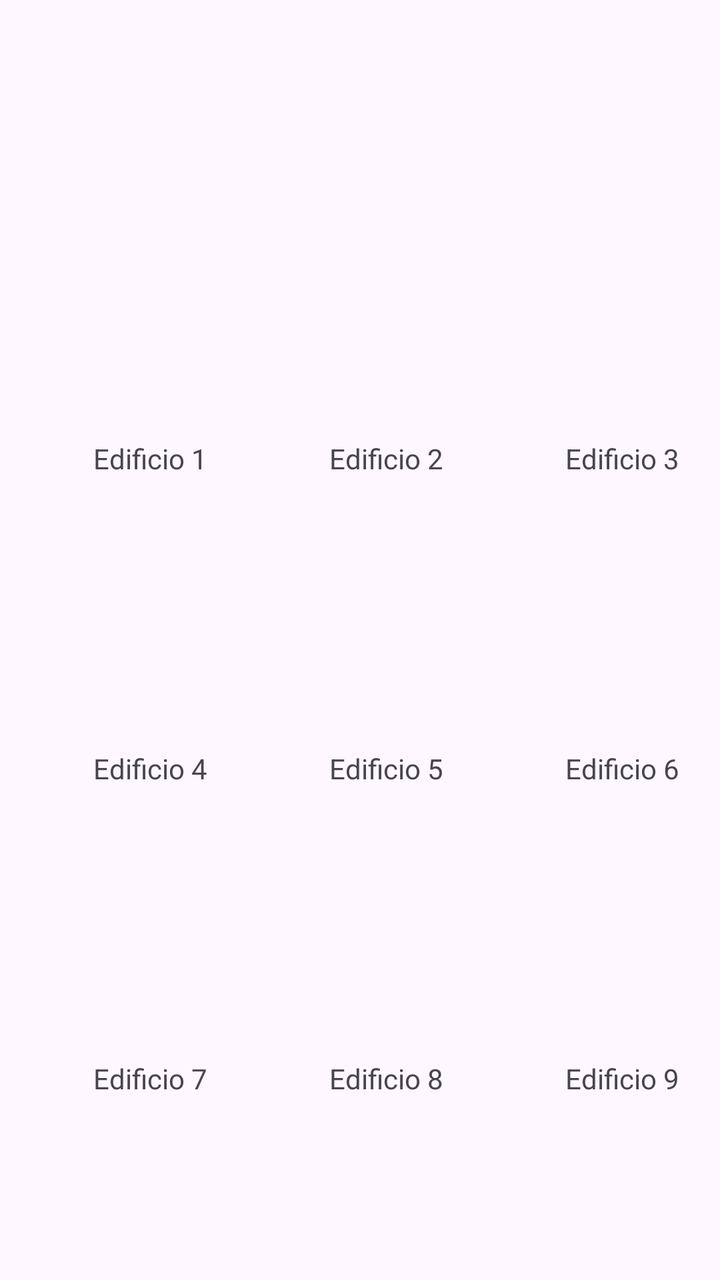
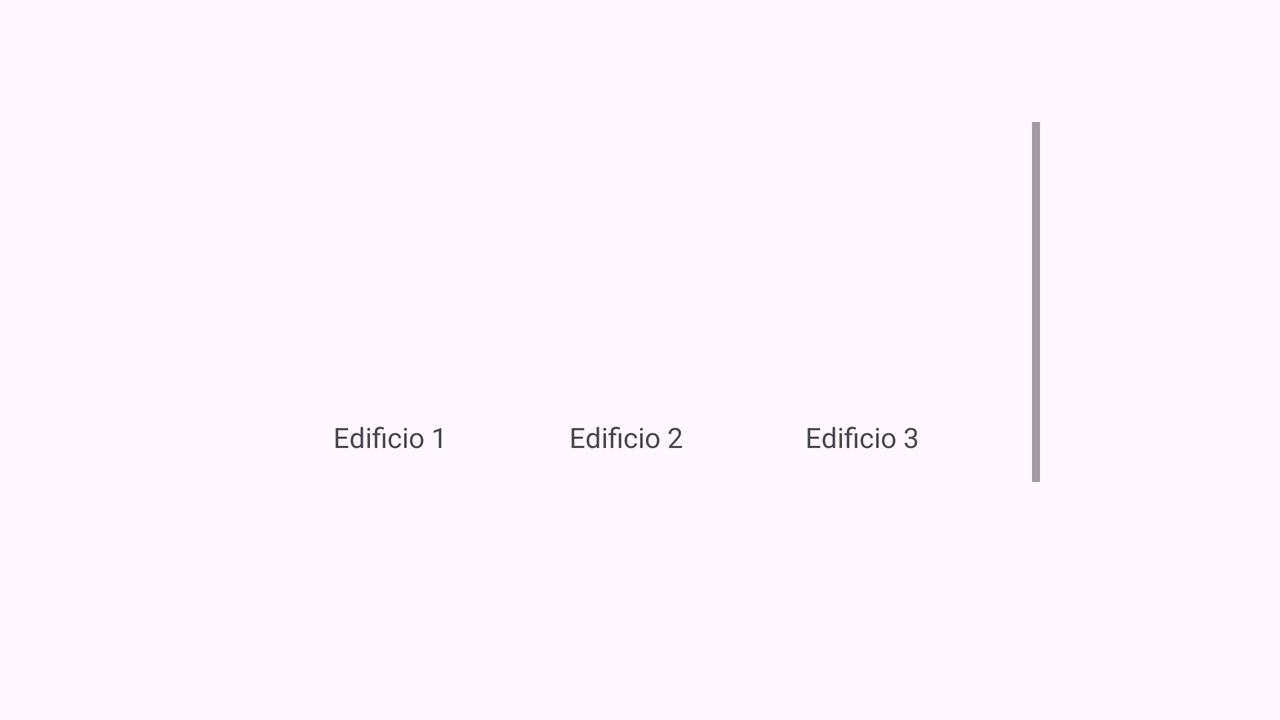

An Android layout and its configuration variant, each rendered on a device that would load it. The default file and the variant file are quoted in full after the pictures.
<!-- AndroidManifest.xml: application theme Theme.UTShop -->
<!-- res/layout/fragment_gallery.xml -->
<?xml version="1.0" encoding="utf-8"?>
<androidx.constraintlayout.widget.ConstraintLayout xmlns:android="http://schemas.android.com/apk/res/android"
    xmlns:app="http://schemas.android.com/apk/res-auto"
    xmlns:tools="http://schemas.android.com/tools"
    android:layout_width="match_parent"
    android:layout_height="match_parent"
    tools:context=".ui.gallery.GalleryFragment">


    <TextView
        android:id="@+id/textGallery"
        android:layout_width="match_parent"
        android:layout_height="wrap_content"
        android:layout_marginStart="8dp"
        android:layout_marginTop="8dp"
        android:layout_marginEnd="8dp"
        android:textAlignment="center"
        android:textSize="20sp"
        app:layout_constraintBottom_toBottomOf="parent"
        app:layout_constraintEnd_toEndOf="parent"
        app:layout_constraintHorizontal_bias="0.0"
        app:layout_constraintStart_toStartOf="parent"
        app:layout_constraintTop_toTopOf="parent"
        app:layout_constraintVertical_bias="0.08" />

    <GridLayout
        android:layout_width="match_parent"
        android:layout_height="wrap_content"
        android:columnCount="3"
        android:padding="16dp"
        android:rowCount="3"
        app:layout_constraintBottom_toBottomOf="parent"
        app:layout_constraintTop_toTopOf="parent"
        tools:layout_editor_absoluteX="0dp">

        
        <androidx.constraintlayout.widget.ConstraintLayout
            android:layout_width="110dp"
            android:layout_height="wrap_content"
            android:layout_margin="4dp"
            android:layout_weight="1">

            <ImageButton
                android:id="@+id/imageButtonBuilding1"
                android:layout_width="match_parent"
                android:layout_height="120dp"
                android:layout_marginBottom="8dp"
                android:background="@null"
                android:contentDescription="@string/desc_building1"
                android:scaleType="centerCrop"
                android:src="@drawable/colegio"
                app:layout_constraintBottom_toTopOf="@+id/textViewBuilding1"
                app:layout_constraintTop_toTopOf="parent" />


            <TextView
                android:id="@+id/textViewBuilding1"
                android:layout_width="match_parent"
                android:layout_height="wrap_content"
                android:text="Edificio 1"
                android:textAlignment="center"
                app:layout_constraintBottom_toBottomOf="parent"
                app:layout_constraintStart_toStartOf="parent"
                app:layout_constraintTop_toBottomOf="@+id/imageButtonBuilding1" />

        </androidx.constraintlayout.widget.ConstraintLayout>
        
        <androidx.constraintlayout.widget.ConstraintLayout
            android:layout_width="110dp"
            android:layout_height="wrap_content"
            android:layout_margin="4dp"
            android:layout_weight="1">

            <ImageButton
                android:id="@+id/imageButtonBuilding2"
                android:layout_width="match_parent"
                android:layout_height="120dp"
                android:layout_marginBottom="8dp"
                android:background="@null"
                android:contentDescription="@string/desc_building1"
                android:scaleType="centerCrop"
                android:src="@drawable/colegio"
                app:layout_constraintBottom_toTopOf="@+id/textViewBuilding2"
                app:layout_constraintTop_toTopOf="parent" />


            <TextView
                android:id="@+id/textViewBuilding2"
                android:layout_width="match_parent"
                android:layout_height="wrap_content"
                android:text="Edificio 2"
                android:textAlignment="center"
                app:layout_constraintBottom_toBottomOf="parent"
                app:layout_constraintStart_toStartOf="parent"
                app:layout_constraintTop_toBottomOf="@+id/imageButtonBuilding2" />

        </androidx.constraintlayout.widget.ConstraintLayout>
        
        <androidx.constraintlayout.widget.ConstraintLayout
            android:layout_width="110dp"
            android:layout_height="wrap_content"
            android:layout_margin="4dp"
            android:layout_weight="1">

            <ImageButton
                android:id="@+id/imageButtonBuilding3"
                android:layout_width="match_parent"
                android:layout_height="120dp"
                android:layout_marginBottom="8dp"
                android:background="@null"
                android:contentDescription="@string/desc_building1"
                android:scaleType="centerCrop"
                android:src="@drawable/colegio"
                app:layout_constraintBottom_toTopOf="@+id/textViewBuilding3"
                app:layout_constraintTop_toTopOf="parent" />


            <TextView
                android:id="@+id/textViewBuilding3"
                android:layout_width="match_parent"
                android:layout_height="wrap_content"
                android:text="Edificio 3"
                android:textAlignment="center"
                app:layout_constraintBottom_toBottomOf="parent"
                app:layout_constraintStart_toStartOf="parent"
                app:layout_constraintTop_toBottomOf="@+id/imageButtonBuilding3" />

        </androidx.constraintlayout.widget.ConstraintLayout>
        
        <androidx.constraintlayout.widget.ConstraintLayout
            android:layout_width="110dp"
            android:layout_height="wrap_content"
            android:layout_margin="4dp"
            android:layout_weight="1">

            <ImageButton
                android:id="@+id/imageButtonBuilding4"
                android:layout_width="match_parent"
                android:layout_height="120dp"
                android:layout_marginBottom="8dp"
                android:background="@null"
                android:contentDescription="@string/desc_building1"
                android:scaleType="centerCrop"
                android:src="@drawable/colegio"
                app:layout_constraintBottom_toTopOf="@+id/textViewBuilding4"
                app:layout_constraintTop_toTopOf="parent" />


            <TextView
                android:id="@+id/textViewBuilding4"
                android:layout_width="match_parent"
                android:layout_height="wrap_content"
                android:text="Edificio 4"
                android:textAlignment="center"
                app:layout_constraintBottom_toBottomOf="parent"
                app:layout_constraintStart_toStartOf="parent"
                app:layout_constraintTop_toBottomOf="@+id/imageButtonBuilding4" />

        </androidx.constraintlayout.widget.ConstraintLayout>
        
        <androidx.constraintlayout.widget.ConstraintLayout
            android:layout_width="110dp"
            android:layout_height="wrap_content"
            android:layout_margin="4dp"
            android:layout_weight="1">

            <ImageButton
                android:id="@+id/imageButtonBuilding5"
                android:layout_width="match_parent"
                android:layout_height="120dp"
                android:layout_marginBottom="8dp"
                android:background="@null"
                android:contentDescription="@string/desc_building1"
                android:scaleType="centerCrop"
                android:src="@drawable/colegio"
                app:layout_constraintBottom_toTopOf="@+id/textViewBuilding5"
                app:layout_constraintTop_toTopOf="parent" />


            <TextView
                android:id="@+id/textViewBuilding5"
                android:layout_width="match_parent"
                android:layout_height="wrap_content"
                android:text="Edificio 5"
                android:textAlignment="center"
                app:layout_constraintBottom_toBottomOf="parent"
                app:layout_constraintStart_toStartOf="parent"
                app:layout_constraintTop_toBottomOf="@+id/imageButtonBuilding5" />

        </androidx.constraintlayout.widget.ConstraintLayout>
        
        <androidx.constraintlayout.widget.ConstraintLayout
            android:layout_width="110dp"
            android:layout_height="wrap_content"
            android:layout_margin="4dp"
            android:layout_weight="1">

            <ImageButton
                android:id="@+id/imageButtonBuilding6"
                android:layout_width="match_parent"
                android:layout_height="120dp"
                android:layout_marginBottom="8dp"
                android:background="@null"
                android:contentDescription="@string/desc_building1"
                android:scaleType="centerCrop"
                android:src="@drawable/colegio"
                app:layout_constraintBottom_toTopOf="@+id/textViewBuilding6"
                app:layout_constraintTop_toTopOf="parent" />


            <TextView
                android:id="@+id/textViewBuilding6"
                android:layout_width="match_parent"
                android:layout_height="wrap_content"
                android:text="Edificio 6"
                android:textAlignment="center"
                app:layout_constraintBottom_toBottomOf="parent"
                app:layout_constraintStart_toStartOf="parent"
                app:layout_constraintTop_toBottomOf="@+id/imageButtonBuilding6" />

        </androidx.constraintlayout.widget.ConstraintLayout>
        
        <androidx.constraintlayout.widget.ConstraintLayout
            android:layout_width="110dp"
            android:layout_height="wrap_content"
            android:layout_margin="4dp"
            android:layout_weight="1">

            <ImageButton
                android:id="@+id/imageButtonBuilding7"
                android:layout_width="match_parent"
                android:layout_height="120dp"
                android:layout_marginBottom="8dp"
                android:background="@null"
                android:contentDescription="@string/desc_building1"
                android:scaleType="centerCrop"
                android:src="@drawable/colegio"
                app:layout_constraintBottom_toTopOf="@+id/textViewBuilding7"
                app:layout_constraintTop_toTopOf="parent" />


            <TextView
                android:id="@+id/textViewBuilding7"
                android:layout_width="match_parent"
                android:layout_height="wrap_content"
                android:text="Edificio 7"
                android:textAlignment="center"
                app:layout_constraintBottom_toBottomOf="parent"
                app:layout_constraintStart_toStartOf="parent"
                app:layout_constraintTop_toBottomOf="@+id/imageButtonBuilding7" />

        </androidx.constraintlayout.widget.ConstraintLayout>
        
        <androidx.constraintlayout.widget.ConstraintLayout
            android:layout_width="110dp"
            android:layout_height="wrap_content"
            android:layout_margin="4dp"
            android:layout_weight="1">

            <ImageButton
                android:id="@+id/imageButtonBuilding8"
                android:layout_width="match_parent"
                android:layout_height="120dp"
                android:layout_marginBottom="8dp"
                android:background="@null"
                android:contentDescription="@string/desc_building1"
                android:scaleType="centerCrop"
                android:src="@drawable/colegio"
                app:layout_constraintBottom_toTopOf="@+id/textViewBuilding8"
                app:layout_constraintTop_toTopOf="parent" />


            <TextView
                android:id="@+id/textViewBuilding8"
                android:layout_width="match_parent"
                android:layout_height="wrap_content"
                android:text="Edificio 8"
                android:textAlignment="center"
                app:layout_constraintBottom_toBottomOf="parent"
                app:layout_constraintStart_toStartOf="parent"
                app:layout_constraintTop_toBottomOf="@+id/imageButtonBuilding8" />

        </androidx.constraintlayout.widget.ConstraintLayout>
        
        <androidx.constraintlayout.widget.ConstraintLayout
            android:layout_width="110dp"
            android:layout_height="wrap_content"
            android:layout_margin="4dp"
            android:layout_weight="1">

            <ImageButton
                android:id="@+id/imageButtonBuilding9"
                android:layout_width="match_parent"
                android:layout_height="120dp"
                android:layout_marginBottom="8dp"
                android:background="@null"
                android:contentDescription="@string/desc_building1"
                android:scaleType="centerCrop"
                android:src="@drawable/colegio"
                app:layout_constraintBottom_toTopOf="@+id/textViewBuilding9"
                app:layout_constraintTop_toTopOf="parent" />


            <TextView
                android:id="@+id/textViewBuilding9"
                android:layout_width="match_parent"
                android:layout_height="wrap_content"
                android:text="Edificio 9"
                android:textAlignment="center"
                app:layout_constraintBottom_toBottomOf="parent"
                app:layout_constraintStart_toStartOf="parent"
                app:layout_constraintTop_toBottomOf="@+id/imageButtonBuilding9" />

        </androidx.constraintlayout.widget.ConstraintLayout>

        

    </GridLayout>


</androidx.constraintlayout.widget.ConstraintLayout>
<!-- resources referenced by this layout -->
<resources>
  <string name="desc_building1">Edificio 1</string>
  <!-- from res/values-v23/ -->
  <style name="Theme.UTShop" parent="Base.Theme.UTShop">
          
          <item name="android:navigationBarColor">@android:color/transparent</item>
          <item name="android:statusBarColor">@android:color/transparent</item>
          <item name="android:windowLightStatusBar">?attr/isLightTheme</item>
      </style>
  <style name="Base.Theme.UTShop" parent="Theme.Material3.DayNight.NoActionBar">
          
          
      </style>
</resources>
<!-- res/layout-land/fragment_gallery.xml (the repository's variant of the layout above) -->
<!-- drawn on the phone turned sideways -->
<?xml version="1.0" encoding="utf-8"?>
<androidx.constraintlayout.widget.ConstraintLayout xmlns:android="http://schemas.android.com/apk/res/android"
    xmlns:app="http://schemas.android.com/apk/res-auto"
    xmlns:tools="http://schemas.android.com/tools"
    android:layout_width="match_parent"
    android:layout_height="match_parent"
    tools:context=".ui.gallery.GalleryFragment">


    <TextView
        android:id="@+id/textGallery"
        android:layout_width="match_parent"
        android:layout_height="wrap_content"
        android:layout_marginStart="8dp"
        android:layout_marginTop="8dp"
        android:layout_marginEnd="8dp"
        android:textAlignment="center"
        android:textSize="20sp"
        app:layout_constraintBottom_toBottomOf="parent"
        app:layout_constraintEnd_toEndOf="parent"
        app:layout_constraintHorizontal_bias="0.0"
        app:layout_constraintStart_toStartOf="parent"
        app:layout_constraintTop_toTopOf="parent"
        app:layout_constraintVertical_bias="0.08" />

    <ScrollView
        android:layout_width="400dp"
        android:layout_height="0dp"
        app:layout_constraintTop_toBottomOf="@id/textGallery"
        app:layout_constraintBottom_toBottomOf="parent"
        app:layout_constraintEnd_toEndOf="parent"
        app:layout_constraintStart_toStartOf="parent">

    <GridLayout
        android:id="@+id/gridLayout"
        android:layout_width="wrap_content"
        android:layout_height="wrap_content"
        android:columnCount="3"
        android:padding="16dp"
        android:rowCount="33"
        app:layout_constraintBottom_toBottomOf="parent"
        app:layout_constraintTop_toTopOf="parent"
        app:layout_constraintVertical_bias="1.0"
        tools:layout_editor_absoluteX="165dp"
        >

        
        <androidx.constraintlayout.widget.ConstraintLayout
            android:layout_width="110dp"
            android:layout_height="wrap_content"
            android:layout_margin="4dp"
            android:layout_weight="1">

            <ImageButton
                android:id="@+id/imageButtonBuilding1"
                android:layout_width="match_parent"
                android:layout_height="120dp"
                android:layout_marginBottom="8dp"
                android:background="@null"
                android:contentDescription="@string/desc_building1"
                android:scaleType="centerCrop"
                android:src="@drawable/colegio"
                app:layout_constraintBottom_toTopOf="@+id/textViewBuilding1"
                app:layout_constraintTop_toTopOf="parent" />


            <TextView
                android:id="@+id/textViewBuilding1"
                android:layout_width="match_parent"
                android:layout_height="wrap_content"
                android:text="Edificio 1"
                android:textAlignment="center"
                app:layout_constraintBottom_toBottomOf="parent"
                app:layout_constraintStart_toStartOf="parent"
                app:layout_constraintTop_toBottomOf="@+id/imageButtonBuilding1" />

        </androidx.constraintlayout.widget.ConstraintLayout>
        
        <androidx.constraintlayout.widget.ConstraintLayout
            android:layout_width="110dp"
            android:layout_height="wrap_content"
            android:layout_margin="4dp"
            android:layout_weight="1">

            <ImageButton
                android:id="@+id/imageButtonBuilding2"
                android:layout_width="match_parent"
                android:layout_height="120dp"
                android:layout_marginBottom="8dp"
                android:background="@null"
                android:contentDescription="@string/desc_building1"
                android:scaleType="centerCrop"
                android:src="@drawable/colegio"
                app:layout_constraintBottom_toTopOf="@+id/textViewBuilding2"
                app:layout_constraintTop_toTopOf="parent" />


            <TextView
                android:id="@+id/textViewBuilding2"
                android:layout_width="match_parent"
                android:layout_height="wrap_content"
                android:text="Edificio 2"
                android:textAlignment="center"
                app:layout_constraintBottom_toBottomOf="parent"
                app:layout_constraintStart_toStartOf="parent"
                app:layout_constraintTop_toBottomOf="@+id/imageButtonBuilding2" />

        </androidx.constraintlayout.widget.ConstraintLayout>
        
        <androidx.constraintlayout.widget.ConstraintLayout
            android:layout_width="110dp"
            android:layout_height="wrap_content"
            android:layout_margin="4dp"
            android:layout_weight="1">

            <ImageButton
                android:id="@+id/imageButtonBuilding3"
                android:layout_width="match_parent"
                android:layout_height="120dp"
                android:layout_marginBottom="8dp"
                android:background="@null"
                android:contentDescription="@string/desc_building1"
                android:scaleType="centerCrop"
                android:src="@drawable/colegio"
                app:layout_constraintBottom_toTopOf="@+id/textViewBuilding3"
                app:layout_constraintTop_toTopOf="parent" />


            <TextView
                android:id="@+id/textViewBuilding3"
                android:layout_width="match_parent"
                android:layout_height="wrap_content"
                android:text="Edificio 3"
                android:textAlignment="center"
                app:layout_constraintBottom_toBottomOf="parent"
                app:layout_constraintStart_toStartOf="parent"
                app:layout_constraintTop_toBottomOf="@+id/imageButtonBuilding3" />

        </androidx.constraintlayout.widget.ConstraintLayout>
        
        <androidx.constraintlayout.widget.ConstraintLayout
            android:layout_width="110dp"
            android:layout_height="wrap_content"
            android:layout_margin="4dp"
            android:layout_weight="1">

            <ImageButton
                android:id="@+id/imageButtonBuilding4"
                android:layout_width="match_parent"
                android:layout_height="120dp"
                android:layout_marginBottom="8dp"
                android:background="@null"
                android:contentDescription="@string/desc_building1"
                android:scaleType="centerCrop"
                android:src="@drawable/colegio"
                app:layout_constraintBottom_toTopOf="@+id/textViewBuilding4"
                app:layout_constraintTop_toTopOf="parent" />


            <TextView
                android:id="@+id/textViewBuilding4"
                android:layout_width="match_parent"
                android:layout_height="wrap_content"
                android:text="Edificio 4"
                android:textAlignment="center"
                app:layout_constraintBottom_toBottomOf="parent"
                app:layout_constraintStart_toStartOf="parent"
                app:layout_constraintTop_toBottomOf="@+id/imageButtonBuilding4" />

        </androidx.constraintlayout.widget.ConstraintLayout>
        
        <androidx.constraintlayout.widget.ConstraintLayout
            android:layout_width="110dp"
            android:layout_height="wrap_content"
            android:layout_margin="4dp"
            android:layout_weight="1">

            <ImageButton
                android:id="@+id/imageButtonBuilding5"
                android:layout_width="match_parent"
                android:layout_height="120dp"
                android:layout_marginBottom="8dp"
                android:background="@null"
                android:contentDescription="@string/desc_building1"
                android:scaleType="centerCrop"
                android:src="@drawable/colegio"
                app:layout_constraintBottom_toTopOf="@+id/textViewBuilding5"
                app:layout_constraintTop_toTopOf="parent" />


            <TextView
                android:id="@+id/textViewBuilding5"
                android:layout_width="match_parent"
                android:layout_height="wrap_content"
                android:text="Edificio 5"
                android:textAlignment="center"
                app:layout_constraintBottom_toBottomOf="parent"
                app:layout_constraintStart_toStartOf="parent"
                app:layout_constraintTop_toBottomOf="@+id/imageButtonBuilding5" />

        </androidx.constraintlayout.widget.ConstraintLayout>
        
        <androidx.constraintlayout.widget.ConstraintLayout
            android:layout_width="110dp"
            android:layout_height="wrap_content"
            android:layout_margin="4dp"
            android:layout_weight="1">

            <ImageButton
                android:id="@+id/imageButtonBuilding6"
                android:layout_width="match_parent"
                android:layout_height="120dp"
                android:layout_marginBottom="8dp"
                android:background="@null"
                android:contentDescription="@string/desc_building1"
                android:scaleType="centerCrop"
                android:src="@drawable/colegio"
                app:layout_constraintBottom_toTopOf="@+id/textViewBuilding6"
                app:layout_constraintTop_toTopOf="parent" />


            <TextView
                android:id="@+id/textViewBuilding6"
                android:layout_width="match_parent"
                android:layout_height="wrap_content"
                android:text="Edificio 6"
                android:textAlignment="center"
                app:layout_constraintBottom_toBottomOf="parent"
                app:layout_constraintStart_toStartOf="parent"
                app:layout_constraintTop_toBottomOf="@+id/imageButtonBuilding6" />

        </androidx.constraintlayout.widget.ConstraintLayout>
        
        <androidx.constraintlayout.widget.ConstraintLayout
            android:layout_width="110dp"
            android:layout_height="wrap_content"
            android:layout_margin="4dp"
            android:layout_weight="1">

            <ImageButton
                android:id="@+id/imageButtonBuilding7"
                android:layout_width="match_parent"
                android:layout_height="120dp"
                android:layout_marginBottom="8dp"
                android:background="@null"
                android:contentDescription="@string/desc_building1"
                android:scaleType="centerCrop"
                android:src="@drawable/colegio"
                app:layout_constraintBottom_toTopOf="@+id/textViewBuilding7"
                app:layout_constraintTop_toTopOf="parent" />


            <TextView
                android:id="@+id/textViewBuilding7"
                android:layout_width="match_parent"
                android:layout_height="wrap_content"
                android:text="Edificio 7"
                android:textAlignment="center"
                app:layout_constraintBottom_toBottomOf="parent"
                app:layout_constraintStart_toStartOf="parent"
                app:layout_constraintTop_toBottomOf="@+id/imageButtonBuilding7" />

        </androidx.constraintlayout.widget.ConstraintLayout>
        
        <androidx.constraintlayout.widget.ConstraintLayout
            android:layout_width="110dp"
            android:layout_height="wrap_content"
            android:layout_margin="4dp"
            android:layout_weight="1">

            <ImageButton
                android:id="@+id/imageButtonBuilding8"
                android:layout_width="match_parent"
                android:layout_height="120dp"
                android:layout_marginBottom="8dp"
                android:background="@null"
                android:contentDescription="@string/desc_building1"
                android:scaleType="centerCrop"
                android:src="@drawable/colegio"
                app:layout_constraintBottom_toTopOf="@+id/textViewBuilding8"
                app:layout_constraintTop_toTopOf="parent" />


            <TextView
                android:id="@+id/textViewBuilding8"
                android:layout_width="match_parent"
                android:layout_height="wrap_content"
                android:text="Edificio 8"
                android:textAlignment="center"
                app:layout_constraintBottom_toBottomOf="parent"
                app:layout_constraintStart_toStartOf="parent"
                app:layout_constraintTop_toBottomOf="@+id/imageButtonBuilding8" />

        </androidx.constraintlayout.widget.ConstraintLayout>
        
        <androidx.constraintlayout.widget.ConstraintLayout
            android:layout_width="110dp"
            android:layout_height="wrap_content"
            android:layout_margin="4dp"
            android:layout_weight="1">

            <ImageButton
                android:id="@+id/imageButtonBuilding9"
                android:layout_width="match_parent"
                android:layout_height="120dp"
                android:layout_marginBottom="8dp"
                android:background="@null"
                android:contentDescription="@string/desc_building1"
                android:scaleType="centerCrop"
                android:src="@drawable/colegio"
                app:layout_constraintBottom_toTopOf="@+id/textViewBuilding9"
                app:layout_constraintTop_toTopOf="parent" />


            <TextView
                android:id="@+id/textViewBuilding9"
                android:layout_width="match_parent"
                android:layout_height="wrap_content"
                android:text="Edificio 9"
                android:textAlignment="center"
                app:layout_constraintBottom_toBottomOf="parent"
                app:layout_constraintStart_toStartOf="parent"
                app:layout_constraintTop_toBottomOf="@+id/imageButtonBuilding9" />

        </androidx.constraintlayout.widget.ConstraintLayout>

        

    </GridLayout>
    </ScrollView>

</androidx.constraintlayout.widget.ConstraintLayout>
